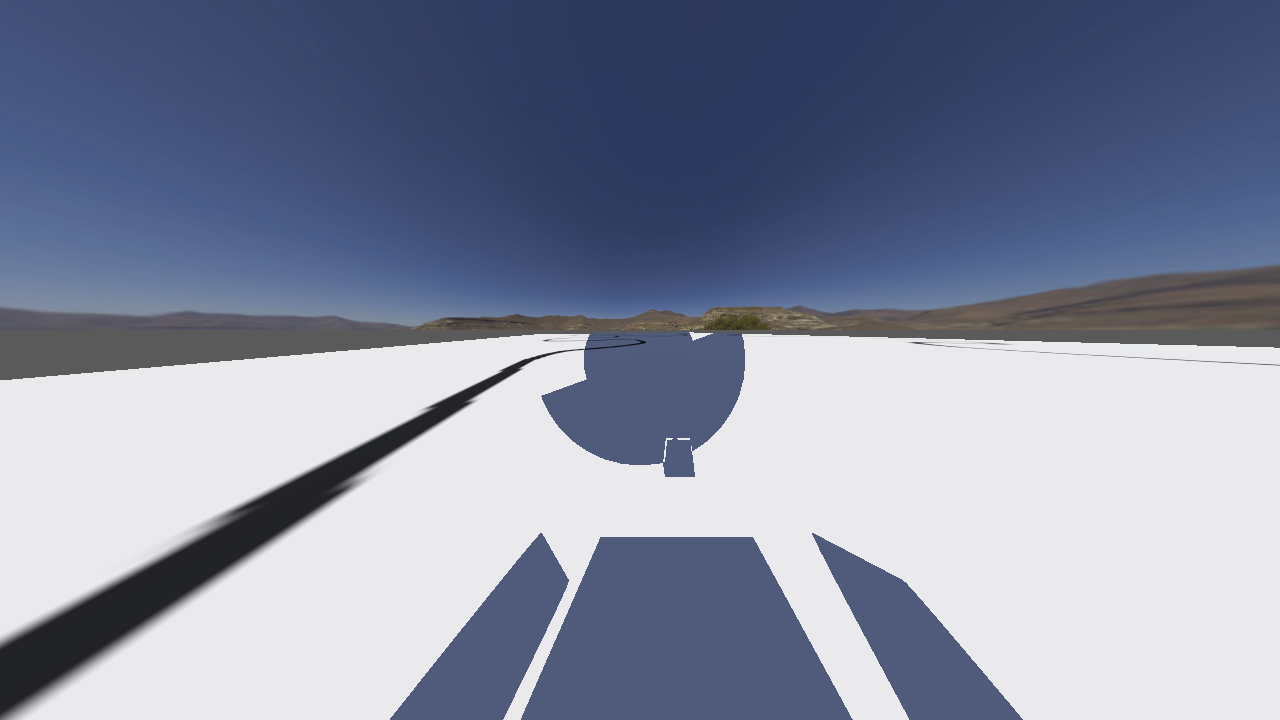
#> input picture images/c0m0img.png, 1280 x 720 px
$ python -i track_recognition.py   (imports and definitions only)
#> lines starting #> are read from the running program, lines starting #| are printed output that depends on the picture; after the words box and inside, x2 and y2 are one past the last pixel; in counts of white or black regions, pixels touching at a corner belong together
import numpy as np
import cv2


def extract_track(img):
    img = cv2.cvtColor(img, cv2.COLOR_RGB2GRAY)
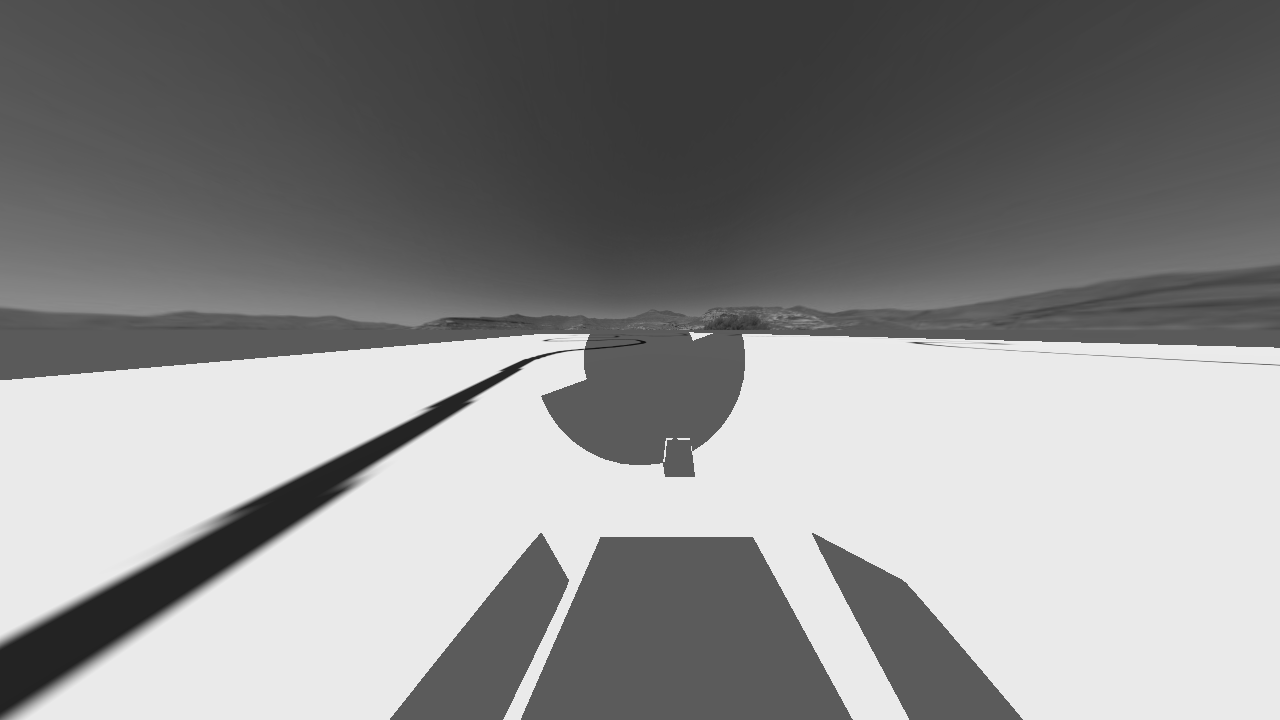
#> img: shape (720, 1280); min 16, max 235, mean 140.2
    # resize image
    img = cv2.resize(img, (0, 0), fx=0.2, fy=0.2)
#> img: shape (144, 256)
    # convert to 8-bit if it's not 8-bit yet
    if 0 <= np.min(img) <= 1 and 0 <= np.max(img) <= 1:
        img *= 255
    img = img.astype(np.uint8)
    # binary threshold
    img = cv2.threshold(img, 50, 255, cv2.THRESH_BINARY)[1]
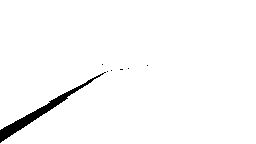
#> img: shape (144, 256); 97.9% white; 7 black regions (6 under 20 px), largest, box (x1, y1, x2, y2) and area: (0, 72, 106, 143) 779
    img = cv2.bitwise_not(img)

    # connected components
    _, object_labels = cv2.connectedComponents(img)
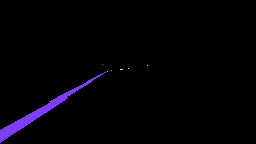
#> object_labels: shape (144, 256) int32; 8 distinct labels, from 0 to 7; one colour per label, 0 black

    # remove non-bottom row components
    bottom_row = object_labels[-1]
#> bottom_row = 256 values from 0 to 0
    bottom_labels = np.unique(bottom_row)
#> bottom_labels = [0]
    object_labels = np.where(np.isin(object_labels, bottom_labels), object_labels, 0)
#> object_labels: shape (144, 256) int32; every value is 0
    object_labels = np.where(object_labels > 0, 1, 0).astype(np.uint8)
#> object_labels: shape (144, 256); every value is 0

    return object_labels


# [63 lines left out: functions process_track_into_line, get_track_properties, get_track_line_coordinates, simulate_camera_view, not called in this run]

>>> import cv2
>>> picture = cv2.cvtColor(cv2.imread('../images/c0m0img.png'), cv2.COLOR_BGR2RGB)
>>> result = extract_track(picture)
